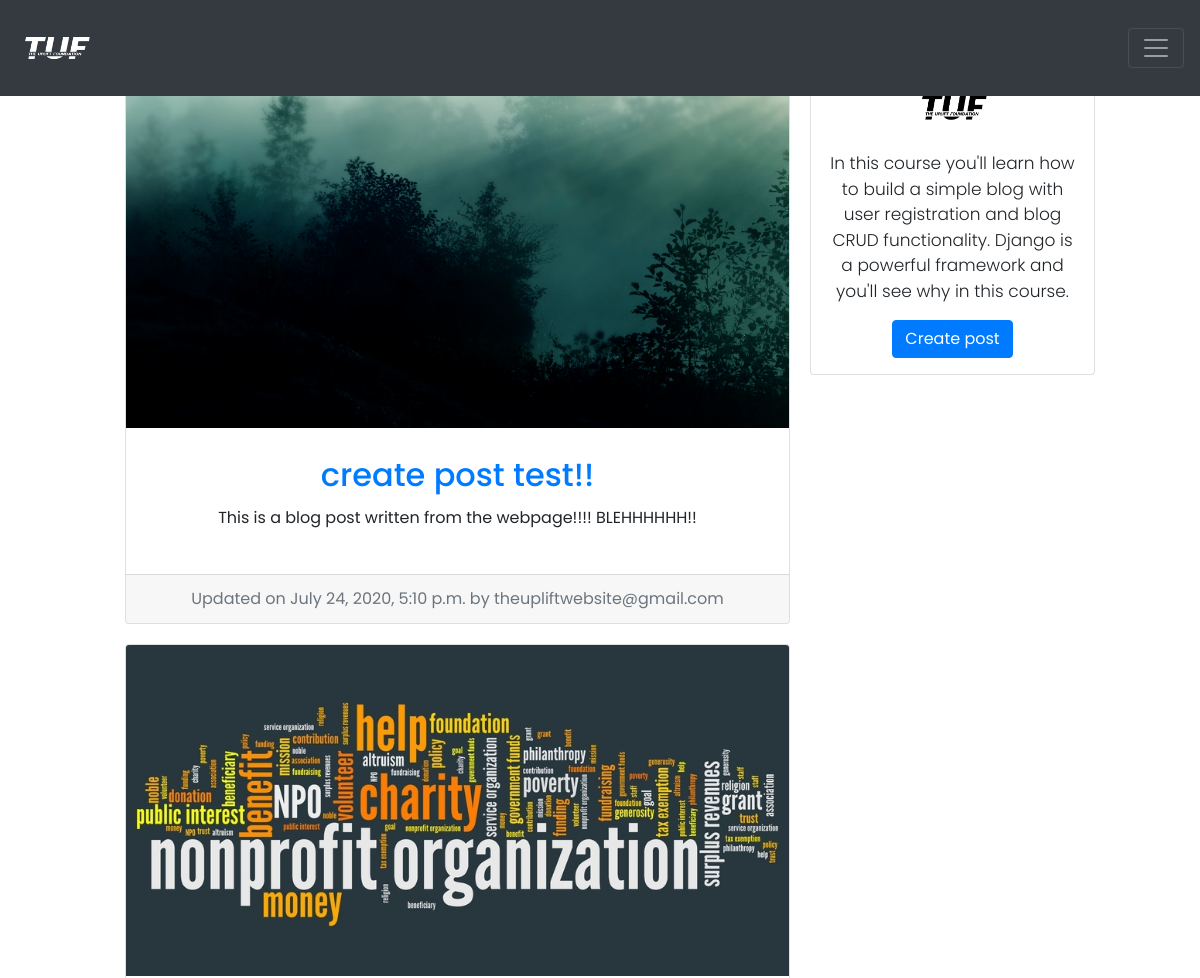
Page /blogs/ (upper part) on the earlier database version.
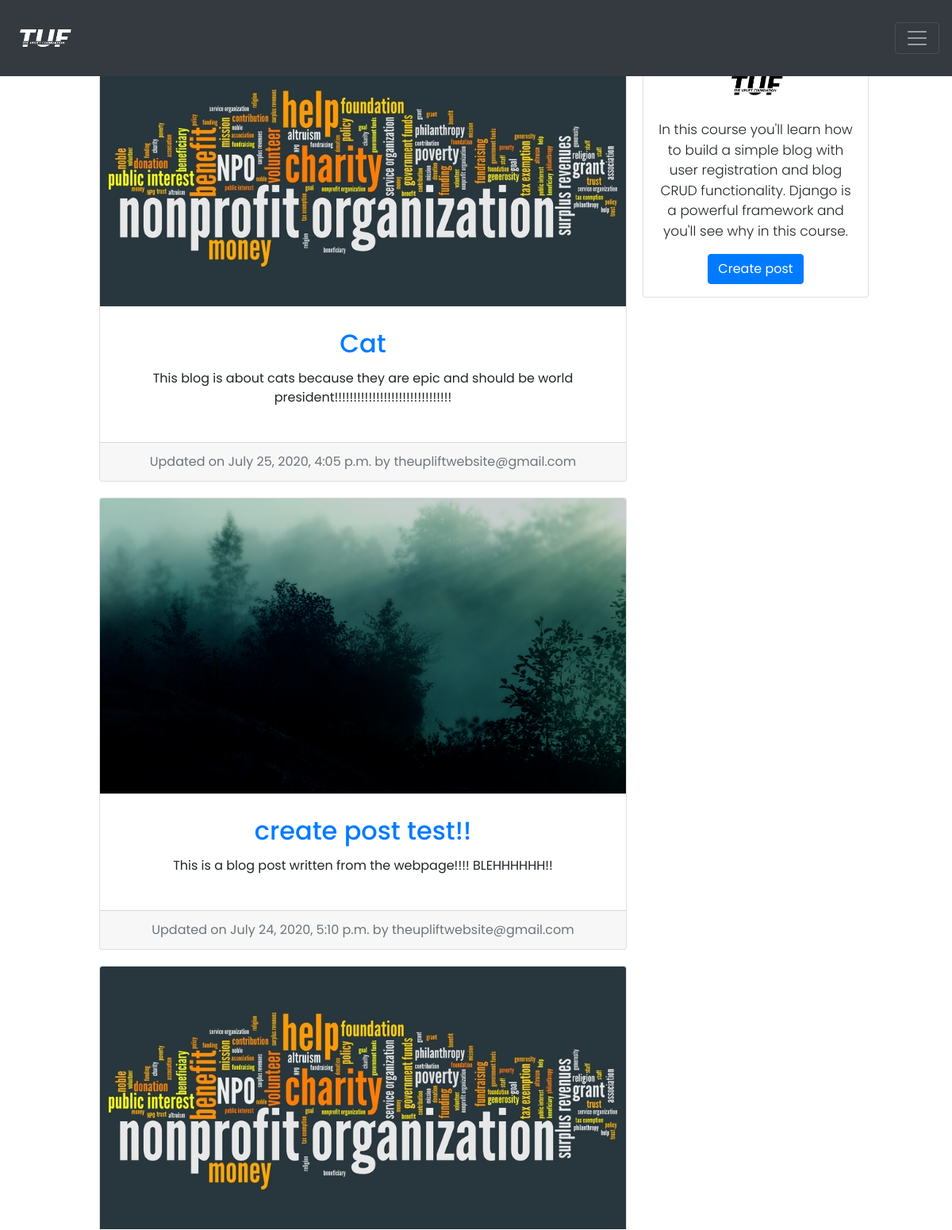
Same page on the later database version.
### blog/models.py (models this page shows, shortened)
class BlogPost(models.Model):
    title           = models.CharField(max_length=50, null=False, blank=False)
    body            = models.TextField(max_length=5000, null=False, blank=False)
    image           = models.ImageField(upload_to=upload_location, null=False, blank=False)
    date_published  = models.DateTimeField(auto_now_add=True, verbose_name="date published")
    date_updated    = models.DateTimeField(auto_now=True, verbose_name="date updated")
    author          = models.ForeignKey(settings.AUTH_USER_MODEL, on_delete=models.CASCADE)
    slug            = models.SlugField(blank=True, unique=True)

### account/models.py (models this page shows, shortened)
class Account(AbstractBaseUser):
    email = models.EmailField(verbose_name="email", max_length=60, unique=True)
    username = models.CharField(max_length=30, unique=True)
    date_joined = models.DateTimeField(verbose_name='date joined', auto_now_add=True)
    last_login = models.DateTimeField(verbose_name='last login', auto_now=True)
    is_admin = models.BooleanField(default=False)
    is_active = models.BooleanField(default=True)
    is_staff = models.BooleanField(default=False)
    is_superuser = models.BooleanField(default=False)
    USERNAME_FIELD = 'email'
    REQUIRED_FIELDS = ['username']
    objects = MyAccountManager()
    def __str__(self):
        return self.email

### blog/views.py (the view)
# urls.py: path('blogs/', blog_view, name="blogs"),
def blog_view(request):
    context = {}
    query = ""
    if request.GET:
        query = request.GET.get('q', '')
        context['query'] = str(query)
    blog_posts = sorted(get_blog_queryset(query), key=attrgetter('date_updated'), reverse=True)
    page = request.GET.get('page', 1)
    blog_posts_paginator = Paginator(blog_posts, BLOG_POSTS_PER_PAGE)
    try:
        blog_posts = blog_posts_paginator.page(page)
    except PageNotAnInteger:
        blog_posts = blog_posts_paginator.page(BLOG_POSTS_PER_PAGE)
    except EmptyPage:
        blog_posts = blog_posts_paginator.page(blog_posts_paginator.num_pages)
    context['blog_posts'] = blog_posts
    return render(request, 'personal/blog.html', context)

### blog/views.py (called while the page is built)
def get_blog_queryset(query=None):
    queryset = []
    queries = query.split(" ") # python install 2019 = [python, install, 2019]
    for q in queries:
        posts = BlogPost.objects.filter(
            Q(title__icontains=q) |
            Q(body__icontains=q)
        ).distinct()
        for post in posts:
            queryset.append(post)
    return list(set(queryset))

### personal/templates/personal/blog.html (shortened to what this page needs)
{% extends 'index.html' %}
{% load static %}
{% block content %}
<div class="container">
    <div class="row">
        <div class="search-bar left-column col-lg-7 offset-lg-1 mb-3">
            <form class="m-auto" method="GET">
            </form>
        </div>
    </div>
</div>
<div class="container">
	<div class="row">
		<div class="left-column col-lg-7 offset-lg-1">
            {% if blog_posts %}
                {% for post in blog_posts %}
                    <div class="blog-post-container">
                        {% include 'blog/snippets/blog_post_snippet.html' with blog_post=post %}
                    </div>
                {% endfor %}
            {% else %}
                <div class="blog-post-container">
                    {% include 'blog/snippets/blog_post_snippet.html' with query=query %}
                </div>
            {% endif %}
		</div>
		<div class="right-column col-lg-3 d-lg-flex d-none flex-column">
			<div class="card create-post-bar d-flex flex-column p-3">
				<img class="img-fluid d-block m-auto pb-2" src="{% static 'tuf_logo.png' %}" width="72" height="72">
				<p class="lead">In this course you'll learn how to build a simple blog with user registration and blog CRUD functionality. Django is a powerful framework and you'll see why in this course.</p>
				<p class="m-auto"><a class="btn btn-primary" href="{% url 'blog:create' %}">Create post</a></p>
			</div>
		</div>
	</div>
</div>
{% endblock %}

### templates/index.html (shortened to what this page needs)
<!DOCTYPE html>
<html>
    <head>
        {% include 'snippets/header.html' %}
    </head>
    <body>
        {% include 'snippets/nav.html' %}
        <div class="main">
            {% block content %}
            {% endblock content %}
        </div>
    </body>
</html>

### templates/snippets/header.html (shortened to what this page needs)
<link rel="stylesheet" href="https://stackpath.bootstrapcdn.com/font-awesome/4.7.0/css/font-awesome.min.css">
<link rel="stylesheet" href="https://stackpath.bootstrapcdn.com/bootstrap/4.5.0/css/bootstrap.min.css">

### templates/snippets/nav.html (shortened to what this page needs)
{% load static %}
<nav class="navbar navbar-dark fixed-top bg-dark">
    <a class="navbar-brand" href="{% url 'home' %}"><img src="{% static 'tuf_logo_white.png' %}" class="p-1" width="80" height="70"/></a>
    <button class="navbar-toggler" type="button" data-toggle="collapse" data-target="#navbarsExample01" aria-controls="navbarsExample01" aria-expanded="false" aria-label="Toggle navigation">
        <span class="navbar-toggler-icon"></span>
    </button>
</nav>

### blog/templates/blog/snippets/blog_post_snippet.html (shortened to what this page needs)
{% if blog_post %}
<div class="container">
	<div class="row">
		<div class="card m-auto">
			<a href="{% url 'blog:detail' post.slug %}">
				<img class="card-img-top" src="{{blog_post.image.url}}">
			</a>
			<div class="card-body mt-2 mb-2">
				<a href="{% url 'blog:detail' post.slug %}">
					<h2 class="card-title">{{blog_post.title}}</h2>
				</a>
				<p class="card-text">{{blog_post.body|truncatechars:180}}</p>
			</div>
			<div class="card-footer text-muted">
                Updated on {{blog_post.date_updated}} by {{blog_post.author}}
			</div>
        </div>
	</div>
</div>
{% endif %}

### templates/snippets/nav.html (style rules this page uses)
.navbar { margin-bottom: 20px; }

### templates/index.html (style rules this page uses)
.main { min-height: 100vh; height: 100%; }

### personal/templates/personal/blog.html (style rules this page uses)
@media (min-width: 768px) { .right-column { margin-left: 20px; } }
.blog-post-container { margin-bottom: 20px; width: 100%; }
.create-post-bar { background-color: #fff; margin-bottom:20px; }
.left-column { padding:0px; }
.right-column { padding:0px; }
.lead { font-size: 17px; }
.search-bar { max-width: 1000px; width: 100%; }

### blog/templates/blog/snippets/blog_post_snippet.html (style rules this page uses)
.card { max-width: 700px; width: 100%; }
.card-body { padding: 20px; }

### templates/snippets/index_css.html (style rules this page uses)
body { background-color: #fff; font-family: 'poppins', sans-serif; box-sizing: border-box; scroll-behavior: smooth; height: 100%; text-align: center; }

Differences in the rows shown:
added BlogPost: image (picture), title "Cat", body "This blog is about cats because they are epic and should be world president!!!!!!!!!!!!!!!!!!!!!!!!!!!!!!!", date_updated "July 25, 2020, 4:05 p.m.", author "theupliftwebsite@gmail.com"
